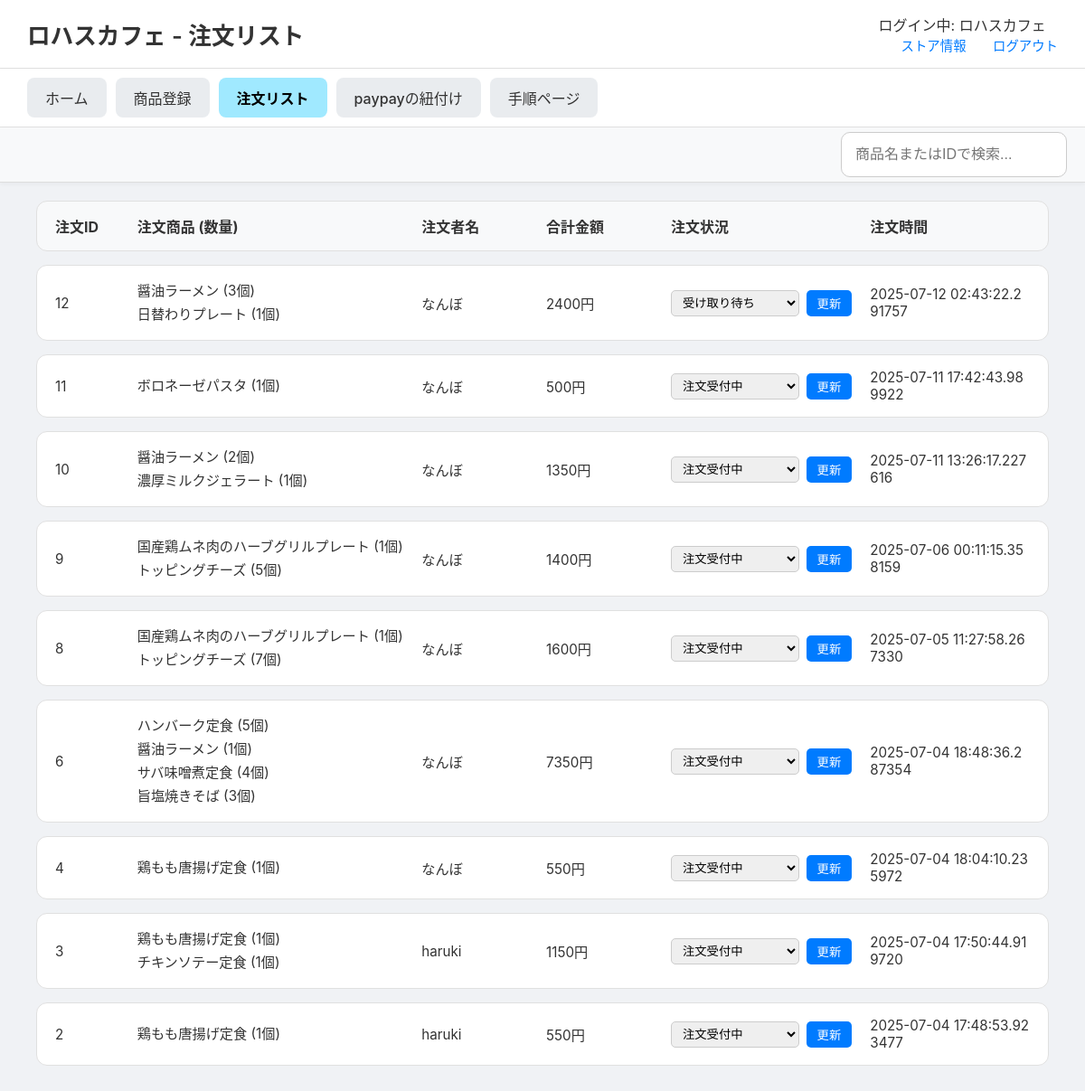
The app's page /stores/order-list (signed in), older data.
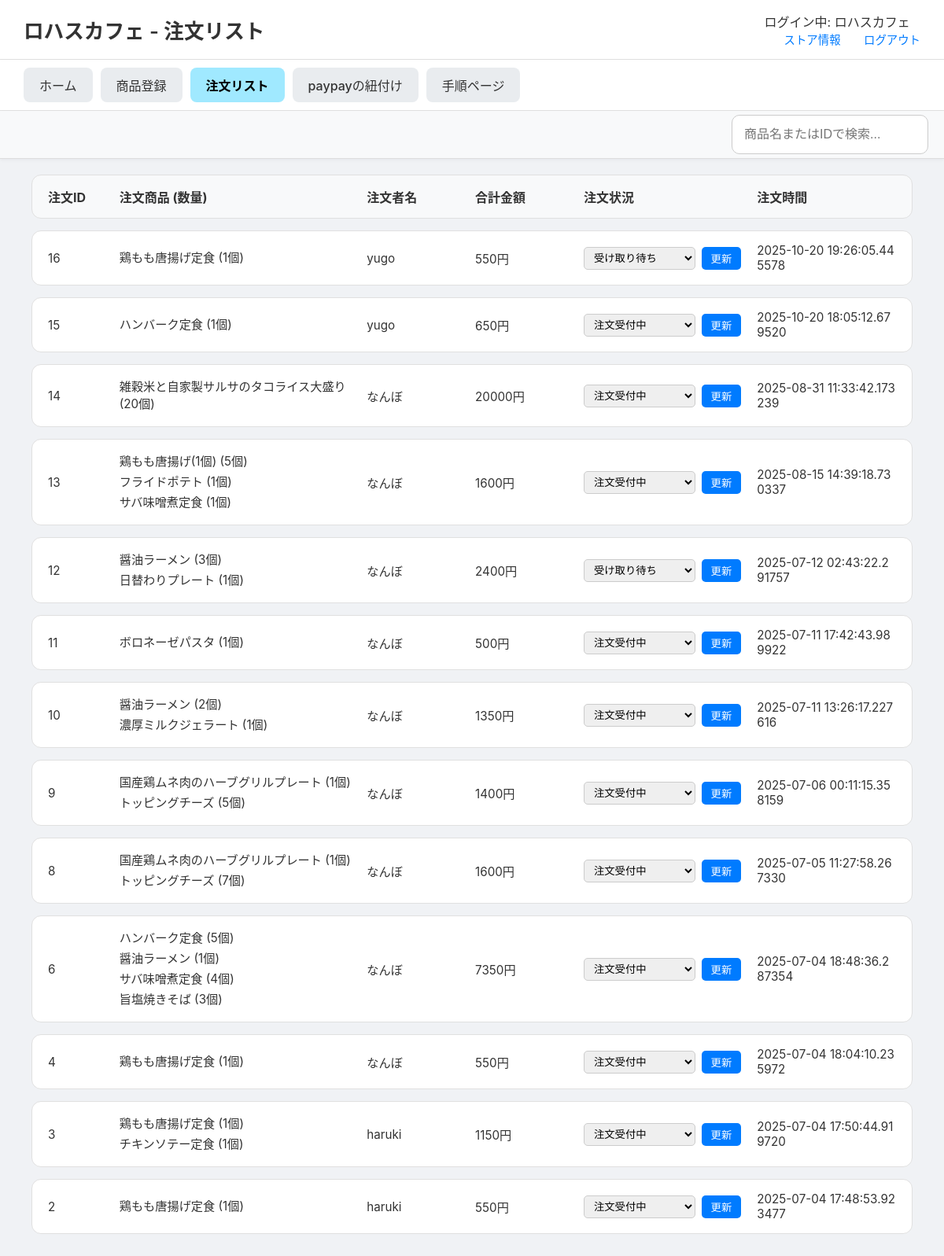
The same page, newer data.
### tables this page shows
CREATE TABLE order_items (
    order_item_id INTEGER PRIMARY KEY AUTOINCREMENT,
    order_id INTEGER NOT NULL,
    menu_id INTEGER NOT NULL,
    quantity INTEGER NOT NULL DEFAULT 1,
    price_at_order INTEGER NOT NULL, 
    FOREIGN KEY (order_id) REFERENCES orders(order_id),
    FOREIGN KEY (menu_id) REFERENCES menus(menu_id)
);

CREATE TABLE menus (
    menu_id INTEGER PRIMARY KEY AUTOINCREMENT,
    store_id INTEGER, -- NOT NULL制約を削除し、NULLを許容
    menu_name TEXT NOT NULL,
    category TEXT NOT NULL,
    price INTEGER NOT NULL,
    soldout INTEGER NOT NULL DEFAULT 0,
    FOREIGN KEY (store_id) REFERENCES store(store_id)
);

CREATE TABLE users_table (
    id INTEGER PRIMARY KEY AUTOINCREMENT,
    u_name TEXT NOT NULL,
    email TEXT UNIQUE NOT NULL,
    password TEXT NOT NULL,           -- 平文パスワード用
    created_at TIMESTAMP DEFAULT CURRENT_TIMESTAMP
);

CREATE TABLE orders (
    order_id INTEGER PRIMARY KEY AUTOINCREMENT,
    user_id INTEGER NOT NULL,
    store_id INTEGER NOT NULL,
    status TEXT DEFAULT '注文受付中' CHECK (
        status IN (
            '注文受付中', '受付完了', '商品作成中', '作成直前', '受け取り待ち', 'completed', 'canceled'
        )
    ),
    datetime DATETIME NOT NULL,
    payment_method TEXT CHECK (payment_method IN ('PayPay')),
    total_amount INTEGER NOT NULL,
    FOREIGN KEY (user_id) REFERENCES users(user_id),
    FOREIGN KEY (store_id) REFERENCES store(store_id)
);

### routes/stores_detail/stores_detail.py (the view)
@stores_detail_bp.route('/order-list')
def order_list():
    store_id = session.get('store_id')
    store_name = session.get('store_name', 'ゲスト')
    conn = get_db_connection()
    query = """
        SELECT
            o.order_id, o.datetime, o.total_amount, o.status,
            u.u_name, m.menu_name, oi.quantity, oi.price_at_order
        FROM orders AS o
        JOIN order_items AS oi ON o.order_id = oi.order_id
        JOIN menus AS m ON oi.menu_id = m.menu_id
        JOIN users_table AS u ON o.user_id = u.id
        WHERE o.store_id = ?
        ORDER BY o.datetime DESC;
    """
    orders_raw = conn.execute(query, (store_id,)).fetchall()
    conn.close()
    orders_dict = {}
    for row in orders_raw:
        order_id = row['order_id']
        if order_id not in orders_dict:
            orders_dict[order_id] = {
                'id': order_id, 'datetime': row['datetime'], 'status': row['status'],
                'user_name': row['u_name'], 'total_amount': row['total_amount'],
                'items_list': [] # ★★★ キー名を'items'から'items_list'に変更 ★★★
            }
        orders_dict[order_id]['items_list'].append({
            'name': row['menu_name'], 'quantity': row['quantity'], 'price': row['price_at_order']
        })
    orders_list = list(orders_dict.values())
    return render_template('stores_detail/order_list.html', orders=orders_list, store_name=store_name)

### routes/stores_detail/stores_detail.py (called while the page is built)
def get_db_connection():
    db_path = os.path.join(os.path.dirname(__file__), '..', '..', 'app.db')
    conn = sqlite3.connect(db_path)
    conn.row_factory = sqlite3.Row  # 行を辞書形式で取得
    return conn

### templates/stores_detail/order_list.html (shortened to what this page needs)
<!DOCTYPE html>
<html lang="ja">
<head>
    <link rel="stylesheet" href="{{ url_for('static', filename='css/stores_detail.css') }}">
</head>
<body>
    <header class="site-header">
        <h1>{{ store_name }} - 注文リスト</h1>
        <div class="header-links">
            <div class="store-name">ログイン中: {{ store_name if store_name else 'ゲスト' }}</div>
            <a href="{{ url_for('stores_detail.store_info') }}">ストア情報</a>
            <a href="{{ url_for('general.explamation') }}">ログアウト</a>
        </div>
    </header>
    <nav class="main-nav">
        <ul>
            <li><a href="{{ url_for('stores_detail.store_home') }}" >ホーム</a></li>
            <li><a href="{{ url_for('stores_detail.menu_registration') }}">商品登録</a></li>
            <li><a href="{{ url_for('stores_detail.order_list') }}" class="active">注文リスト</a></li>
            <li><a href="{{ url_for('stores_detail.paypay_linking') }}">paypayの紐付け</a></li>
            <li><a href="{{ url_for('stores_detail.procedure') }}">手順ページ</a></li>
        </ul>
    </nav>
    <div class="sub-navigation">
        <input type="search" id="order-search" placeholder="商品名またはIDで検索...">
    </div>
    <main class="main-content">
        <div class="order-list-container">
            <div class="order-header">
                <div>注文ID</div>
                <div>注文商品 (数量)</div>
                <div>注文者名</div>
                <div>合計金額</div>
                <div>注文状況</div>
                <div>注文時間</div>
            </div>
            {% for order in orders %}
            <div class="order-item">
                <div>{{ order.id }}</div>
                <div>
                    <ul>
                    {% for item in order.items_list %}
                        <li>{{ item.name }} ({{ item.quantity }}個)</li>
                    {% endfor %}
                    </ul>
                </div>
                <div>{{ order.user_name }}</div>
                <div>{{ order.total_amount }}円</div>
                <div>
                    <form action="{{ url_for('stores_detail.update_order_status', order_id=order.id) }}" method="post">
                        <select name="status">
                            {% for s in ['注文受付中', '受付完了', '商品作成中', '作成直前', '受け取り待ち'] %}
                                <option value="{{ s }}" {% if order.status == s %}selected{% endif %}>{{ s }}</option>
                            {% endfor %}
                        </select>
                        <button type="submit">更新</button>
                    </form>
                </div>
                <div>{{ order.datetime }}</div>
            </div>
            {% else %}
            <div class="order-item no-orders">
                <p>現在、新しい注文はありません。</p>
            </div>
            {% endfor %}
        </div>
    </main>
</body>
</html>

### static/css/stores_detail.css (style rules this page uses)
body { font-family: -apple-system, BlinkMacSystemFont, "Segoe UI", Roboto, "Hiragino Sans", "Noto Sans CJK JP", "Yu Gothic", sans-serif; margin: 0; background-color: #f0f2f5; color: #333; }
.site-header { display: flex; justify-content: space-between; align-items: center; padding: 15px 30px; background-color: #ffffff; border-bottom: 1px solid #e0e0e0; }
.site-header h1 { font-size: 1.6em; margin: 0; font-weight: 600; }
.header-links a { margin-left: 25px; text-decoration: none; color: #007bff; font-size: 0.9em; font-weight: 500; }
.main-nav { background-color: #ffffff; padding: 10px 30px; border-bottom: 1px solid #e0e0e0; box-shadow: 0 2px 4px rgba(0,0,0,0.05); }
.main-nav ul { display: flex; list-style: none; margin: 0; padding: 0; gap: 10px; }
.main-nav a { display: block; padding: 10px 20px; text-decoration: none; color: #333; background-color: #e9ecef; border-radius: 8px; font-weight: 500; transition: background-color 0.2s; }
.main-nav a.active { background-color: #a0e9ff; color: #000; font-weight: bold; }
.main-content { padding: 20px 40px 40px 40px; }
.order-list-container { display: flex; flex-direction: column; gap: 15px; }
.order-header, .order-item { display: grid; grid-template-columns: 0.6fr 2.5fr 1fr 1fr 1.7fr 1.5fr; gap: 20px; align-items: center; padding: 15px 20px; border: 1px solid #e0e0e0; border-radius: 12px; background-color: #ffffff; }
.order-header { background-color: #f8f9fa; font-weight: bold; color: #333; }
.order-item > div { font-size: 0.95em; color: #333; word-break: break-all; }
.order-item ul { list-style: none; padding: 0; margin: 0; }
.order-item ul li { margin-bottom: 4px; }
.order-item form { display: flex; gap: 8px; align-items: center; }
.order-item select { padding: 5px 8px; border-radius: 5px; border: 1px solid #ccc; flex-grow: 1; }
.order-item button { padding: 5px 12px; border: none; background-color: #007bff; color: white; border-radius: 5px; cursor: pointer; transition: background-color 0.2s ease; }
.sub-navigation { display: flex; justify-content: flex-start; gap: 15px; background-color: #f8f9fa; padding: 5px 20px; border-bottom: 1px solid #ddd; box-shadow: 0 2px 4px rgba(0,0,0,0.04); position: sticky; top: 0; z-index: 1000; }
.sub-navigation input[type="search"] { width: 250px; padding: 15px; font-size: 1.0em; border: 1px solid #ccc; border-radius: 10px; box-sizing: border-box; margin-left: auto; }

Row changes from the older to the newer data that the page shows:
added order_items: id "16", name "鶏もも唐揚げ定食", quantity "1", user_name "yugo", total_amount "550", status "受け取り待ち", datetime "2025-10-20 19:26:05.445578"
added order_items: id "15", name "ハンバーク定食", quantity "1", user_name "yugo", total_amount "650", status "注文受付中", datetime "2025-10-20 18:05:12.679520"
added order_items: id "14", name "雑穀米と自家製サルサのタコライス大盛り", quantity "20", user_name "なんぼ", total_amount "20000", status "注文受付中", datetime "2025-08-31 11:33:42.173239"
added order_items: id "13", name "鶏もも唐揚げ(1個)", quantity "5", user_name "なんぼ", total_amount "1600", status "注文受付中", datetime "2025-08-15 14:39:18.730337"
added order_items: name "フライドポテト", quantity "1", shown under "13"
added order_items: name "サバ味噌煮定食", quantity "1", shown under "13"
